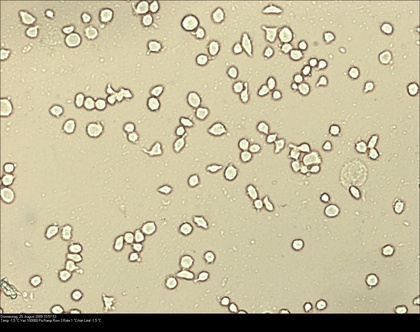
%> input picture Versuch4/CellDetectPreFreeze.jpg, 420 x 332 px, shrunk from 1392 x 1100 before the run
$ octave meanshift_lab4_demo.m   (GNU Octave 9; MATLAB toolbox functions it lacks are replaced by stand-ins)
%> lines starting %> are read from the running program, lines starting %| are printed output that depends on the picture
IPreFreeze = im2double(rgb2gray(imread('./bilder/lab4Picts/CellDetectPreFreeze.jpg')));
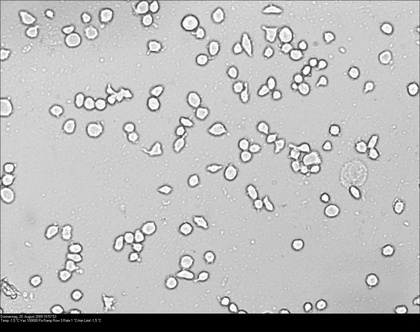
%> IPreFreeze: size 332x420 double; min 0, max 0.996, mean 0.735
IFreeze = im2double(rgb2gray(imread('./bilder/lab4Picts/CellDetectFreeze.jpg')));
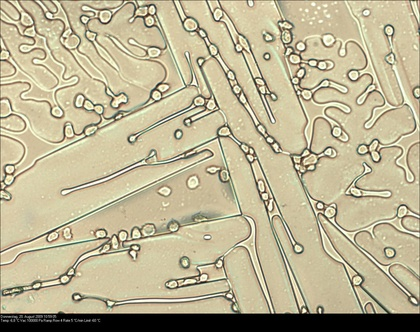
%> input picture Versuch4/CellDetectFreeze.jpg, 420 x 332 px, shrunk from 1392 x 1100 before the run
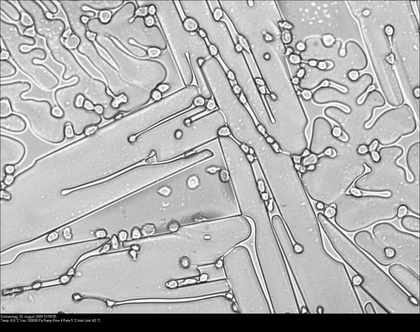
%> IFreeze: size 332x420 double; min 0, max 0.996, mean 0.701
IPostFreeze = im2double(rgb2gray(imread('./bilder/lab4Picts/CellDetectPostFreeze.jpg')));
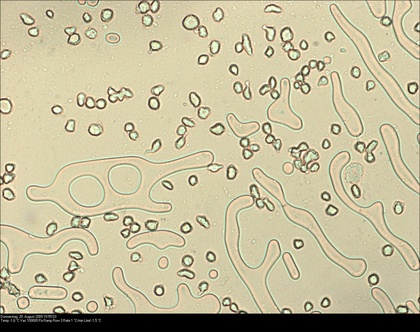
%> input picture Versuch4/CellDetectPostFreeze.jpg, 420 x 332 px, shrunk from 1392 x 1100 before the run
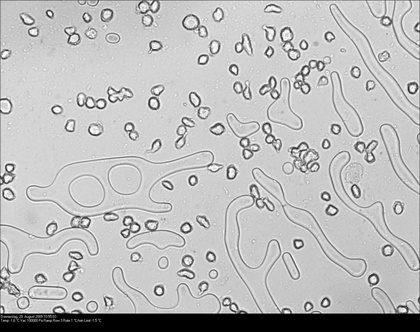
%> IPostFreeze: size 332x420 double; min 0, max 0.996, mean 0.736

%> (the run ends here)
